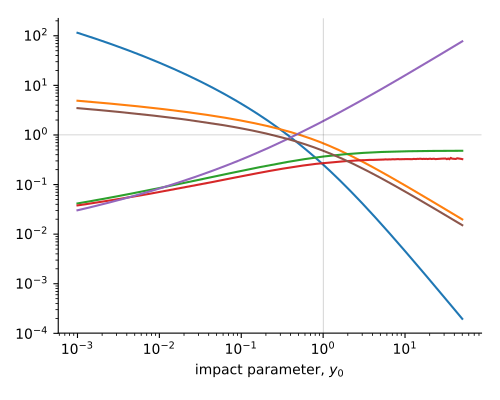

This chart was generated by the following Python code:
import sys
import numpy as np
from scipy.integrate import odeint
from matplotlib import pyplot as plt
import seaborn as sns


def rhs(y, t):
    """Right-hand side of ODE"""
    ydot = y[1]
    ydotdot = 0.5 * y[0] / (y[0]**2 + t**2)**1.5
    return ydot, ydotdot

def trajectory(tgrid, y0, ydot0=0):
    """Find dust grain trajectory tied to B field - no drag"""
    soln = odeint(rhs, [y0, ydot0], tgrid)
    return soln[:, 0], soln[:, 1]

def tfit(y0):
    return 2000*np.log10(10000/y0)**-5
def afit(y0):
    return 1e-5*np.log10(3000/y0)**8.5

figfile = sys.argv[0].replace(".py", ".pdf")

y0min = 1e-3
y0max = 50.0
ny0 = 301
y0grid = np.logspace(np.log10(y0min), np.log10(y0max), ny0)

nt = 200001

fig, ax = plt.subplots(figsize=(5, 4))
vmax, tmax, twidth, yamax, amax = [], [], [], [], []
for y0 in y0grid:
    tscale = 50*tfit(y0)
    tgrid = np.linspace(-200, 200, nt)
    tgrid = np.linspace(-tscale, tscale, nt)
    y, v = trajectory(tgrid, y0)
    a = np.gradient(v, tgrid)
    i0 = a.argmax()
    tmax.append(-tgrid[i0])
    vmax.append(v[-1])
    yamax.append(y[i0] - y0)
    amax.append(a.max())
    t1 = tgrid[np.argmin(np.abs(a[:i0] - 0.5*a.max()))]
    t2 = tgrid[i0:][np.argmin(np.abs(a[i0:] - 0.5*a.max()))]
    twidth.append(t2 - t1)


x = y0grid
ax.plot(x, amax, label=r"$a_{\mathrm{max}}$")
ax.plot(x, vmax, label=r"$v_{\mathrm{final}}$")
ax.plot(x, yamax, label=r"$y(a_{\mathrm{max}}) - y_{0}$")
ax.plot(x, tmax, label=r"$-t(a_{\mathrm{max}})$")
ax.plot(x, twidth, label=r"$\Delta t$")
ax.plot(x, np.array(amax)*np.array(twidth),
        label=r"$a_{\mathrm{max}} \times \Delta t$")
# ax.plot(x, tfit(y0grid), lw=0.2, label="_nolabel_")
# ax.plot(x, afit(y0grid), lw=0.2, label="_nolabel_")
ax.axhline(1.0, alpha=0.4, color="k", lw=0.3)
ax.axvline(1.0, alpha=0.4, color="k", lw=0.3)
#ax.legend(fontsize="small", ncol=2)
ax.set(xscale="log", yscale="log", xlabel="impact parameter, $y_{0}$")

sns.despine()
fig.tight_layout()
fig.savefig(figfile)

print(figfile, end="")
